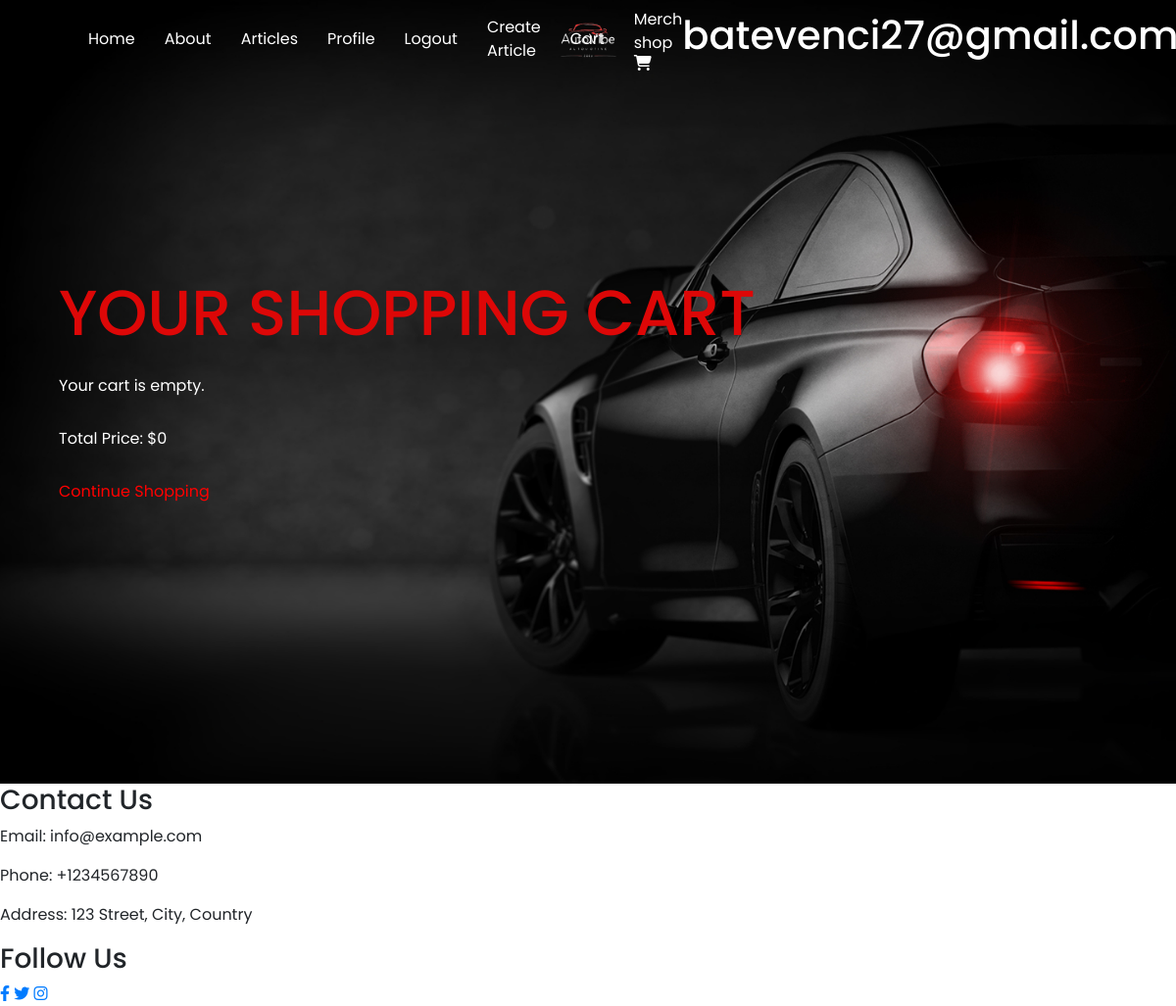
The app's page /merchshop/cart/ (signed in), older data.
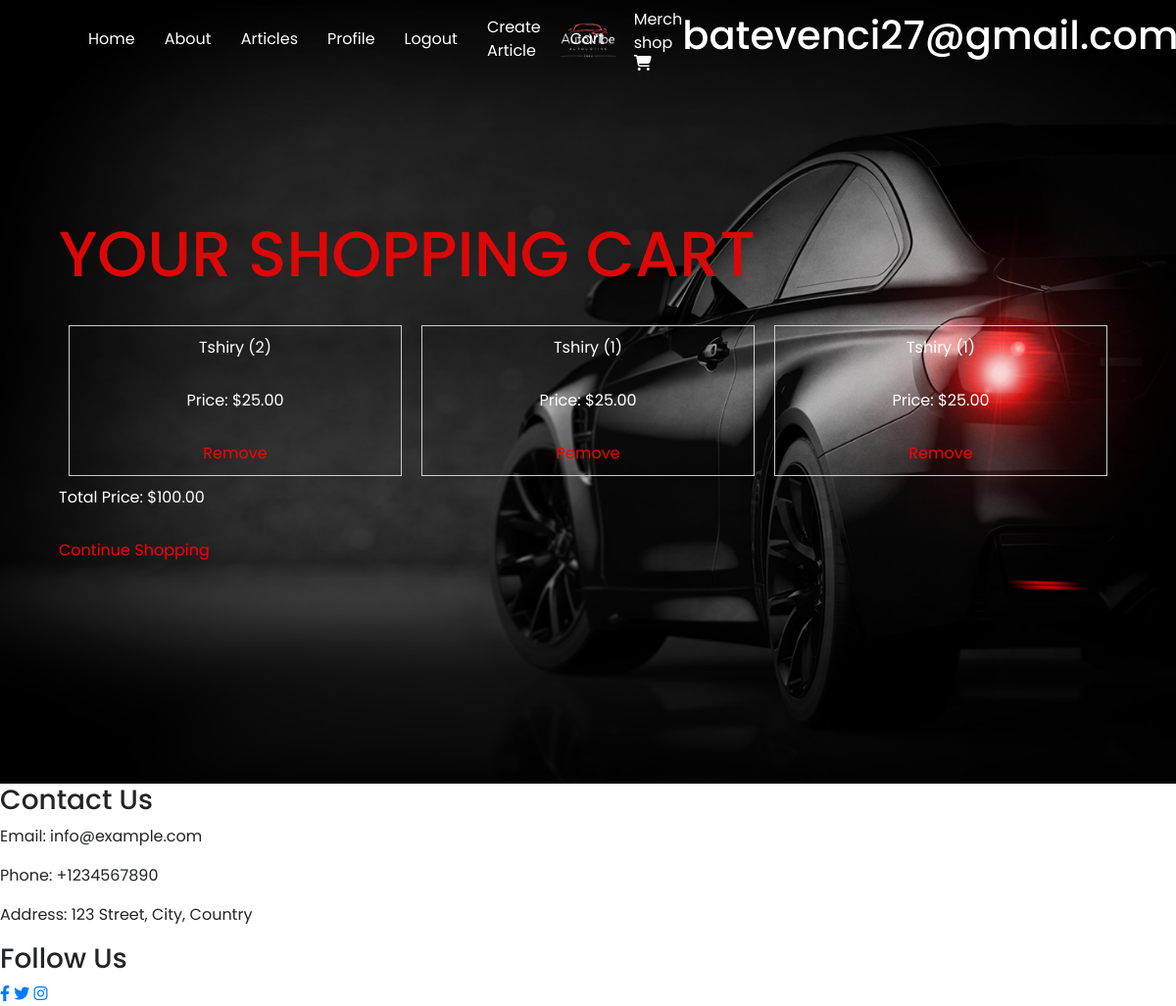
The same page, newer data.
### autovibe_project/accounts/models.py (models this page shows)
class AutoVibeUser(auth_models.AbstractBaseUser, auth_models.PermissionsMixin):
    email = models.EmailField(
        _("email address"),
        unique=True,
        error_messages={
            "unique": _("A user with that email already exists."),
        },
    )
    date_joined = models.DateTimeField(_("date joined"), default=timezone.now)
    is_staff = models.BooleanField(
        default=False,
    )
    is_active = models.BooleanField(
        default=True,
    )
    USERNAME_FIELD = "email"
    objects = AutoVibeUserManager()

### autovibe_project/merchshop/models.py (models this page shows, shortened)
class CartItem(models.Model):
    product = models.ForeignKey(Product, on_delete=models.CASCADE)
    quantity = models.PositiveIntegerField(default=0)
    user = models.ForeignKey(UserModel, on_delete=models.CASCADE)
    date_added = models.DateTimeField(auto_now_add=True)

class TitleSlugMixin(models.Model):
    TITLE_MAX_LENGTH = 255
    SLUG_MAX_LENGTH = 255
    TITLE_MIN_LENGTH = 1
    SLUG_MIN_LENGTH = 1
    title = models.CharField(
        max_length=TITLE_MAX_LENGTH,
        null=False,
        blank=False,
        validators=[
            MinLengthValidator(TITLE_MIN_LENGTH),
        ]
    )
    slug = models.SlugField(
        max_length=SLUG_MAX_LENGTH,
        null=False,
        blank=False,
        unique=True,
        validators=[
            MinLengthValidator(SLUG_MIN_LENGTH),
        ]
    )
    class Meta:
        abstract = True

class Product(TitleSlugMixin):
    name = models.CharField(
        max_length=255,
        null=False,
        blank=False
    )
    description = models.TextField(
        max_length=500,
        null=True,
        blank=True
    )
    price = models.DecimalField(
        max_digits=6,
        decimal_places=2,
    )
    date_added = models.DateTimeField(
        auto_now_add=True
    )
    image = models.ImageField(
        upload_to='mediafiles/merch_items/',
        blank=True,
        null=True
    )
    thumbnail = models.ImageField(
        upload_to='mediafiles/merch_items/',
        blank=True,
        null=True
    )
    class Meta:
        verbose_name_plural = 'Products'
        ordering = ['-date_added']

### autovibe_project/merchshop/views.py (the view)
# urls.py: path('cart/', CartView.as_view(), name='cart'),
class CartView(views.ListView):
    model = CartItem
    template_name = 'merchshop/cart.html'
    context_object_name = 'cart_items'
    def get_queryset(self):
        return CartItem.objects.filter(user=self.request.user)
    def get_context_data(self, **kwargs):
        context = super().get_context_data(**kwargs)
        total_price = sum(item.product.price * item.quantity for item in context['cart_items'])
        context['total_price'] = total_price
        return context

### templates/merchshop/cart.html (shortened to what this page needs)
<head>
</head>
{% extends 'base.html' %}
{% block content %}
<div class="hero">
    <div class="text">
	<h1>Your Shopping Cart</h1>
	<div class="product-list">
	{% for item in cart_items %}
	<div class="product-item">
		<p>{{ item.product.name }} ({{ item.quantity }})</p>
		<p>Price: ${{ item.product.price }}</p>
		<a href="{% url 'remove_item' item.id %}">Remove</a>
	</div>
	{% empty %}
	<p>Your cart is empty.</p>
	{% endfor %}
	</div>
	<p>Total Price: ${{ total_price }}</p>
	<a href="{% url 'merch_shop_list' %}">Continue Shopping</a>
    </div>
</div>
{% endblock %}

### templates/base.html (shortened to what this page needs)
{% load static %}
<!DOCTYPE html>
<html lang="en">
<head>
    <link rel="stylesheet" href="https://cdnjs.cloudflare.com/ajax/libs/font-awesome/6.4.0/css/all.min.css">
    <link rel="stylesheet" href="https://cdn.jsdelivr.net/npm/bootstrap@4.0.0/dist/css/bootstrap.min.css">
    <link rel="stylesheet" href="{% static 'style.css' %}">
</head>
<body style="background-image: url('{{ background_image }}');">
    {% include 'partials/header.html' %}
    {% block content %}
    {% endblock %}
    {% include 'partials/footer.html' %}
</body>
</html>

### templates/partials/header.html (shortened to what this page needs)
{% load static %}
<header>
    <nav>
        <a href="{% url 'index' %}">
            <img  src="{% static 'img/Black and Green Modern Automotive Logo.png' %}" class="logo" alt="">
        </a>
        <div class="menu">
            <a href="{% url 'index' %}">Home</a>
            <a href="{% url 'about_page' %}">About</a>
            <a href="{% url 'articles_list' %}">Articles</a>
            {% if not request.user.is_authenticated %}
            <a href="{% url 'login_user' %}">Login</a>
            <a href="{% url 'register_user' %}">Register</a>
            <a href="#"><i class="fa-solid fa-magnifying-glass"></i></a>
            {% else %}
             <a href="{% url 'profile_details' pk=request.user.pk %}">Profile</a>
             <a href="{% url 'logout_user' %}">Logout</a>
                {% if perms.articles.add_article %}
                 <a href="{% url 'article_create' %}">Create Article</a>
             {% endif %}
             <a href="{% url 'cart' %}" class="button is-dark">Cart{% if cart %}({{ cart|length }}){% endif %}</a>
             <a href="{% url 'merch_shop_list' %}">Merch shop<i class="fa-solid fa-cart-shopping"></i></a>
            {% endif %}
            <h1 style="color: white">{{ request.user }}</h1>
        </div>
    </nav>
</header>

### templates/partials/footer.html
<footer>
    <div class="contact">
        <h3>Contact Us</h3>
        <p>Email: info@example.com</p>
        <p>Phone: +1234567890</p>
        <p>Address: 123 Street, City, Country</p>
    </div>
    <div class="social">
        <h3>Follow Us</h3>
        <a href="#"><i class="fa-brands fa-facebook-f"></i></a>
        <a href="#"><i class="fa-brands fa-twitter"></i></a>
        <a href="#"><i class="fa-brands fa-instagram"></i></a>
    </div>
</footer>

### staticfiles/style.css (style rules this page uses)
* { padding: 0; margin: 0; box-sizing: border-box; text-decoration: none; font-family: 'Poppins', sans-serif; }
header { position: fixed; top: 0; left: 0; right: 0; }
header nav { width: 90%; margin: auto; display: flex; justify-content: space-between; align-items: center; height: 80px; }
header nav .logo { top: 50%; left: 50%; transform: translate(-50%, -50%); position: absolute; width: 100px; height: 100px; mix-blend-mode: multiply; }
header nav .menu { display: flex; align-items: center; }
nav .menu a { color: #fff; margin-left: 30px; position: relative; }
nav .menu a::after { content: ''; position: absolute; bottom: -5px; left: 0; width: 0%; height: 2px; background-color: #dd0707; transition: 0.4s; }
.hero { width: 100%; height: 100vh; background: linear-gradient(to bottom, rgba(0, 0, 0, 0), rgba(0, 0, 0, 1)), url(img/bg.jpg); background-position: center; background-size: cover; display: flex; justify-content: center; align-items: center; }
.hero .text { width: 90%; margin: auto; }
.hero .text h1 { color: #fff; font-size: 65px; text-transform: uppercase; line-height: 1; margin-bottom: 30px; }
.hero .text p { color: #fff; margin-bottom: 30px; }
.hero .text h1, .hero .text h3 { color: #dd0707; }
.hero .text p { color: #fff; }
.hero .text a { color: red; }

### templates/merchshop/cart.html (style rules this page uses)
.product-list { display: flex; flex-wrap: wrap; justify-content: space-between; list-style: none; padding: 0; }
.product-item { flex: 1; margin: 10px; border: 1px solid #ccc; padding: 10px; text-align: center; }

Row changes from the older to the newer data that the page shows:
added CartItem: product.name "Tshiry", quantity "2", product.price "25.00"
added CartItem: product.name "Tshiry", quantity "1", product.price "25.00"
added CartItem: product.name "Tshiry", quantity "1", product.price "25.00"
Text that changed along with them:
{{ total_price }}: "0" → "100.00"
text no longer shown: "Your cart is empty."
